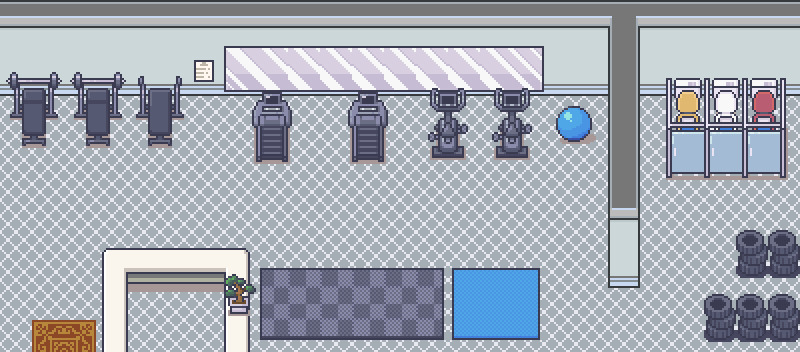

This game map was drawn from its Tiled (.tmx) file and the tilesets committed beside it. A one-line description and the trimmed map source follow:
An orthogonal 25x11 tile map with 32x32 px tiles, 4 tile layers (Layer 1, Layer 2, Layer 3, Above Player), 3 tilesets and 12 objects (12x collision).

<map version="1.10" tiledversion="git" orientation="orthogonal" renderorder="right-down" width="25" height="11" tilewidth="32" tileheight="32" infinite="0" nextlayerid="8" nextobjectid="67">
 <properties>
  <property name="edges" value="clamped" />
  <property name="inside" type="bool" value="true" />
  <property name="scenario" value="spyder" />
  <property name="slug" value="leather_gym" />
  <property name="map_type" value="notype" />
 </properties>
 <tileset firstgid="1" source="../gfx/tilesets/core_indoor_floors.tsx" />
 <tileset firstgid="3865" source="../gfx/tilesets/core_indoor_walls.tsx" />
 <tileset firstgid="7729" name="Interiors_16x16" tilewidth="32" tileheight="32" tilecount="2592" columns="16">
  <image source="../gfx/tilesets/Interiors_16x16.png" width="512" height="5184" />
 </tileset>
 <layer id="1" name="Layer 1" width="25" height="11">
  <data>[275 cells, 275 non-empty, 9 distinct tile ids]</data>
 </layer>
 <layer id="2" name="Layer 2" width="25" height="11">
  <data>[275 cells, 85 non-empty, 50 distinct tile ids]</data>
 </layer>
 <layer id="3" name="Layer 3" width="25" height="11">
  <data>[275 cells, 72 non-empty, 44 distinct tile ids]</data>
 </layer>
 <layer id="7" name="Above Player" width="25" height="11">
  <data>[275 cells, 5 non-empty, 3 distinct tile ids]</data>
 </layer>
 <objectgroup color="#ff0000" id="4" name="Collisions">
  <object id="47" type="collision" x="224" y="256" width="32" height="96" />
  <object id="48" type="collision" x="672" y="96" width="128" height="64" />
  <object id="49" type="collision" x="608" y="96" width="32" height="192" />
  <object id="50" type="collision" x="256" y="96" width="32" height="32" />
  <object id="51" type="collision" x="0" y="64" width="800" height="32" />
  <object id="53" type="collision" x="96" y="256" width="32" height="96" />
  <object id="54" type="collision" x="128" y="256" width="96" height="32" />
  <object id="55" type="collision" x="0" y="96" width="192" height="64" />
  <object id="60" type="collision" x="736" y="224" width="64" height="128" />
  <object id="61" type="collision" x="704" y="288" width="32" height="64" />
  <object id="65" type="collision" x="352" y="96" width="32" height="32" />
  <object id="66" type="collision" x="416" y="96" width="192" height="64" />
 </objectgroup>
</map>
